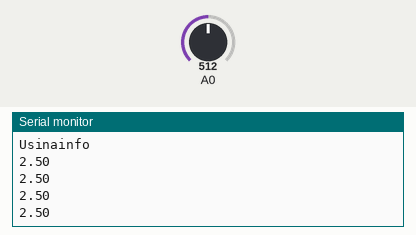
Recording of a sketch running on a simulated Arduino Uno, built with avr-gcc and run on an emulated ATmega328P. Parts: the last lines printed to the serial monitor. The test bench sets the inputs (shaded band); at power-on: A0 = 512.

Above: at 1.7 s.
1.8 s: A0 set to 716
At 2.24 s:
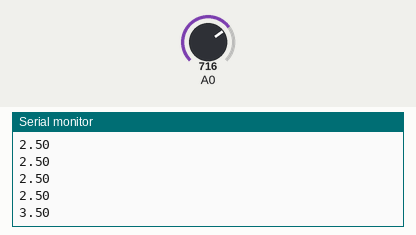
3.3 s: A0 set to 900
At 3.64 s:
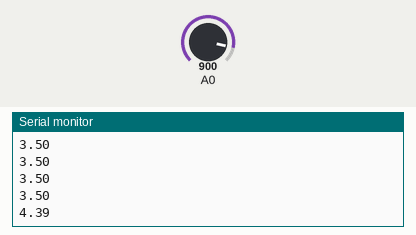
Timing chart, 0 to 6.3 s (numbered marks = the images above; inputs shaded):
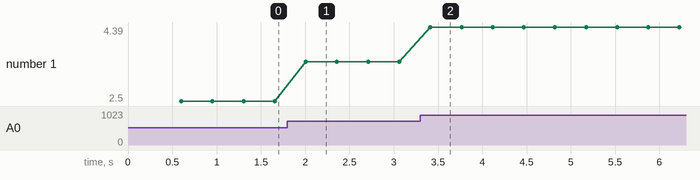

Measured:
- after the input at 1.8 s, the serial monitor: prints a new line after 0.21 s (image 1)
- after the input at 3.3 s, the serial monitor: prints a new line after 0.11 s (image 2)
- plotted number 1: 2.5 → 3.5 after the input at 1.8 s, 3.5 → 4.39 after the input at 3.3 s

The sketch:

calibragem.ino
```cpp
int buf[10];


void setup() {
  Serial.begin(9600);
  Serial.println("Usinainfo");
  delay(500);
}


void loop() {
  for (int i = 0; i < 10; i++) {
    buf[i] = analogRead(A0);
    delay(10);
  }


  int valorMedio = 0;
  for (int i = 2; i < 8; i++) {

    valorMedio += buf[i];
  }


  float tensao = (valorMedio * 5.0) / 1024.0 / 6;
  Serial.println(tensao);
  delay(250);
}
```
